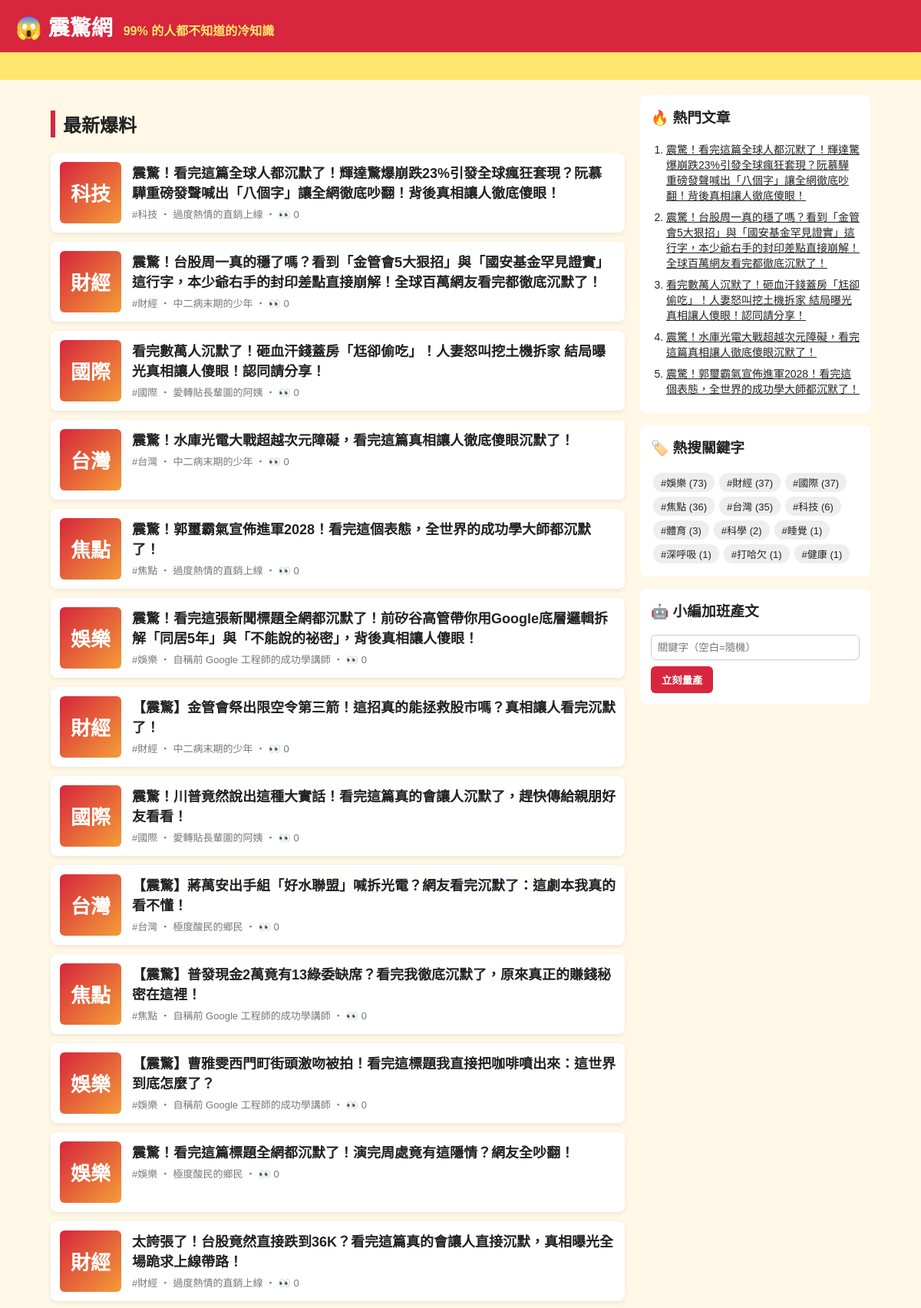
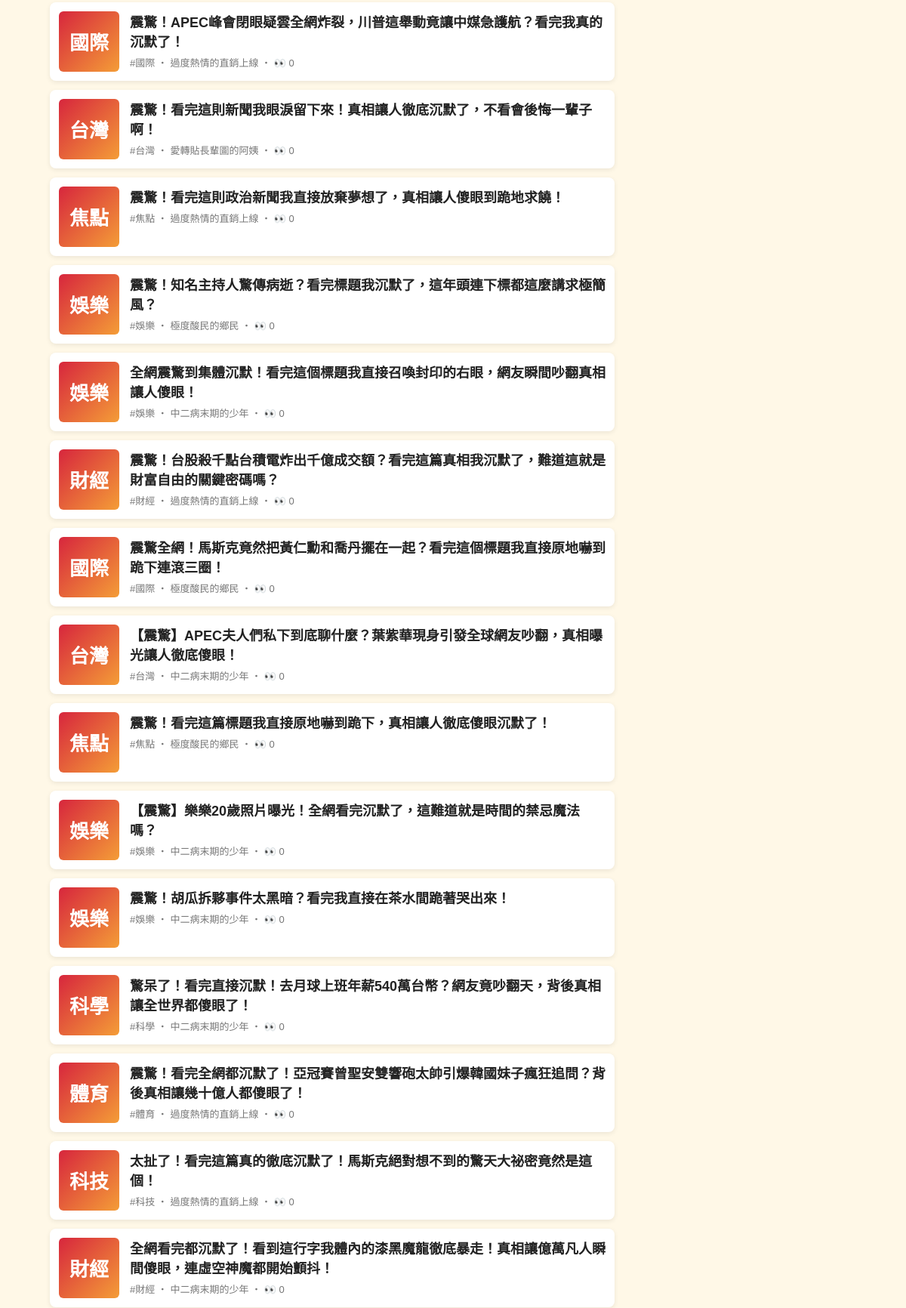
The page / (upper part) on the database its author committed (2 pictures, top to bottom).
### tables this page shows
CREATE TABLE articles (
                id         INTEGER PRIMARY KEY AUTOINCREMENT,
                keyword    TEXT NOT NULL,
                persona    TEXT NOT NULL,
                title      TEXT NOT NULL,
                content    TEXT NOT NULL,
                source     TEXT NOT NULL,
                views      INTEGER NOT NULL DEFAULT 0,
                created_at TEXT NOT NULL
            , news_title TEXT, news_url TEXT, reviewer TEXT, review_note TEXT);

### app.py (the view)
@app.route("/")
def index():
    return render_template("index.html", articles=db.list_articles(), heading="最新爆料")

### app.py (called while the page is built)
@app.context_processor
def sidebar():
    return {"hot": db.hot_articles(), "tags": db.keywords(), "static_site": app.config["STATIC_SITE"]}

### db.py (called while the page is built)
def connect():
    conn = sqlite3.connect(DB_PATH)
    conn.row_factory = sqlite3.Row
    return conn

def list_articles(limit=50, keyword=None):
    with connect() as conn:
        if keyword:
            return conn.execute(
                "SELECT * FROM articles WHERE keyword = ? ORDER BY id DESC LIMIT ?", (keyword, limit)
            ).fetchall()
        return conn.execute("SELECT * FROM articles ORDER BY id DESC LIMIT ?", (limit,)).fetchall()

def hot_articles(limit=5):
    with connect() as conn:
        return conn.execute("SELECT * FROM articles ORDER BY views DESC, id DESC LIMIT ?", (limit,)).fetchall()

def keywords():
    with connect() as conn:
        return conn.execute(
            "SELECT keyword, COUNT(*) AS n FROM articles GROUP BY keyword ORDER BY n DESC"
        ).fetchall()

### templates/index.html
{% extends "base.html" %}
{% block content %}
<h2 class="heading">{{ heading }}</h2>
{% for a in articles %}
  <a class="card" href="{{ url_for('article', article_id=a.id) }}">
    <div class="thumb">{{ a.keyword[:2] }}</div>
    <div>
      <h3>{{ a.title }}</h3>
      <p class="meta">#{{ a.keyword }} ‧ {{ a.persona }}{% if not static_site %} ‧ 👀 {{ a.views }}{% endif %}</p>
    </div>
  </a>
{% else %}
  <p class="empty">還沒有文章。執行 <code>python generator.py -n 5</code> 或用右邊按鈕開始量產。</p>
{% endfor %}
{% endblock %}

### templates/base.html (shortened to what this page needs)
<!doctype html>
<html lang="zh-Hant">
<head>
  <link rel="stylesheet" href="{{ url_for('static', filename='style.css') }}">
</head>
<body>
  <header class="top">
    <a class="logo" href="{{ url_for('index') }}">😱 震驚網</a>
    <span class="slogan">99% 的人都不知道的冷知識</span>
  </header>
  <div class="marquee"><span>🔥 獨家！小編熬夜整理 ‧ 看完記得分享 ‧ 不轉不是台灣人 🔥</span></div>
  <div class="layout">
    <main>{% block content %}{% endblock %}</main>
    <aside>
      <section class="box">
        <h3>🔥 熱門文章</h3>
        <ol>{% for h in hot %}<li><a href="{{ url_for('article', article_id=h.id) }}">{{ h.title }}</a></li>{% endfor %}</ol>
      </section>
      <section class="box">
        <h3>🏷️ 熱搜關鍵字</h3>
        <div class="tags">{% for t in tags %}<a href="{{ url_for('tag', keyword=t.keyword) }}">#{{ t.keyword }} ({{ t.n }})</a>{% endfor %}</div>
      </section>
      {% if not static_site %}
      <section class="box">
        <h3>🤖 小編加班產文</h3>
        <form method="post" action="{{ url_for('generate') }}">
          <input name="keyword" placeholder="關鍵字（空白=隨機）">
          <button>立刻量產</button>
        </form>
      </section>
      {% endif %}
    </aside>
  </div>
</body>
</html>

### static/style.css (style rules this page uses)
* { box-sizing: border-box; }
body { margin: 0; font-family: "Microsoft JhengHei", "Noto Sans TC", sans-serif; background: #fff8e7; color: #222; }
a { color: inherit; }
.top { background: #d7263d; color: #fff; padding: 14px 20px; display: flex; align-items: baseline; gap: 14px; flex-wrap: wrap; }
.logo { font-size: 28px; font-weight: 900; text-decoration: none; }
.slogan { color: #ffe66d; font-weight: bold; }
.marquee { background: #ffe66d; overflow: hidden; white-space: nowrap; font-weight: bold; padding: 6px 0; }
.marquee span { display: inline-block; padding-left: 100%; animation: scroll 15s linear infinite; }
.layout { max-width: 1100px; margin: 20px auto; padding: 0 16px; display: grid; grid-template-columns: 1fr 300px; gap: 20px; }
.heading { border-left: 6px solid #d7263d; padding-left: 10px; }
.card { display: flex; gap: 14px; background: #fff; border-radius: 8px; padding: 12px; margin-bottom: 12px; text-decoration: none; box-shadow: 0 2px 6px rgba(0,0,0,.08); }
.card h3 { margin: 0 0 6px; font-size: 18px; }
.thumb { flex: 0 0 80px; height: 80px; border-radius: 6px; background: linear-gradient(135deg, #d7263d, #f49d37); color: #fff; font-size: 26px; font-weight: 900; display: grid; place-items: center; }
.meta { color: #777; font-size: 13px; margin: 0; }
.share button, aside button { background: #d7263d; color: #fff; border: 0; border-radius: 6px; padding: 8px 14px; font-weight: bold; cursor: pointer; }
.box { background: #fff; border-radius: 8px; padding: 14px; margin-bottom: 16px; }
.box h3 { margin-top: 0; }
.box ol { padding-left: 20px; margin: 0; }
.box li { margin-bottom: 8px; font-size: 14px; }
.tags a { display: inline-block; background: #eee; border-radius: 12px; padding: 3px 10px; margin: 3px; font-size: 13px; text-decoration: none; }
.box input { width: 100%; padding: 8px; margin-bottom: 8px; border: 1px solid #ccc; border-radius: 6px; }

### rows shown on the page
articles: keyword "科技", title "震驚！看完這篇全球人都沉默了！輝達驚爆崩跌23%引發全球瘋狂套現？阮慕驊重磅發聲喊出「八個字」讓全網徹底吵翻！背後真相讓人徹底傻眼！", persona "過度熱情的直銷上線", views "0"
articles: keyword "財經", title "震驚！台股周一真的穩了嗎？看到「金管會5大狠招」與「國安基金罕見證實」這行字，本少爺右手的封印差點直接崩解！全球百萬網友看完都徹底沉默了！", persona "中二病末期的少年", views "0"
articles: keyword "國際", title "看完數萬人沉默了！砸血汗錢蓋房「尪卻偷吃」！人妻怒叫挖土機拆家 結局曝光真相讓人傻眼！認同請分享！", persona "愛轉貼長輩圖的阿姨", views "0"
articles: keyword "台灣", title "震驚！水庫光電大戰超越次元障礙，看完這篇真相讓人徹底傻眼沉默了！", persona "中二病末期的少年", views "0"
articles: keyword "焦點", title "震驚！郭璽霸氣宣佈進軍2028！看完這個表態，全世界的成功學大師都沉默了！", persona "過度熱情的直銷上線", views "0"
articles: keyword "娛樂", title "震驚！看完這張新聞標題全網都沉默了！前矽谷高管帶你用Google底層邏輯拆解「同居5年」與「不能說的祕密」，背後真相讓人傻眼！", persona "自稱前 Google 工程師的成功學講師", views "0"
articles: keyword "財經", title "【震驚】金管會祭出限空令第三箭！這招真的能拯救股市嗎？真相讓人看完沉默了！", persona "中二病末期的少年", views "0"
articles: keyword "國際", title "震驚！川普竟然說出這種大實話！看完這篇真的會讓人沉默了，趕快傳給親朋好友看看！", persona "愛轉貼長輩圖的阿姨", views "0"
articles: keyword "台灣", title "【震驚】蔣萬安出手組「好水聯盟」喊拆光電？網友看完沉默了：這劇本我真的看不懂！", persona "極度酸民的鄉民", views "0"
articles: keyword "焦點", title "【震驚】普發現金2萬竟有13綠委缺席？看完我徹底沉默了，原來真正的賺錢秘密在這裡！", persona "自稱前 Google 工程師的成功學講師", views "0"
articles: keyword "娛樂", title "【震驚】曹雅雯西門町街頭激吻被拍！看完這標題我直接把咖啡噴出來：這世界到底怎麼了？", persona "自稱前 Google 工程師的成功學講師", views "0"
articles: keyword "娛樂", title "震驚！看完這篇標題全網都沉默了！演完周處竟有這隱情？網友全吵翻！", persona "極度酸民的鄉民", views "0"
articles: keyword "財經", title "太誇張了！台股竟然直接跌到36K？看完這篇真的會讓人直接沉默，真相曝光全場跪求上線帶路！", persona "過度熱情的直銷上線", views "0"
articles: keyword "國際", title "震驚！APEC峰會閉眼疑雲全網炸裂，川普這舉動竟讓中媒急護航？看完我真的沉默了！", persona "過度熱情的直銷上線", views "0"
articles: keyword "台灣", title "震驚！看完這則新聞我眼淚留下來！真相讓人徹底沉默了，不看會後悔一輩子啊！", persona "愛轉貼長輩圖的阿姨", views "0"
articles: keyword "焦點", title "震驚！看完這則政治新聞我直接放棄夢想了，真相讓人傻眼到跪地求饒！", persona "過度熱情的直銷上線", views "0"
articles: keyword "娛樂", title "震驚！知名主持人驚傳病逝？看完標題我沉默了，這年頭連下標都這麼講求極簡風？", persona "極度酸民的鄉民", views "0"
articles: keyword "娛樂", title "全網震驚到集體沉默！看完這個標題我直接召喚封印的右眼，網友瞬間吵翻真相讓人傻眼！", persona "中二病末期的少年", views "0"
articles: keyword "財經", title "震驚！台股殺千點台積電炸出千億成交額？看完這篇真相我沉默了，難道這就是財富自由的關鍵密碼嗎？", persona "過度熱情的直銷上線", views "0"
articles: keyword "國際", title "震驚全網！馬斯克竟然把黃仁勳和喬丹擺在一起？看完這個標題我直接原地嚇到跪下連滾三圈！", persona "極度酸民的鄉民", views "0"
articles: keyword "台灣", title "【震驚】APEC夫人們私下到底聊什麼？葉紫華現身引發全球網友吵翻，真相曝光讓人徹底傻眼！", persona "中二病末期的少年", views "0"
articles: keyword "焦點", title "震驚！看完這篇標題我直接原地嚇到跪下，真相讓人徹底傻眼沉默了！", persona "極度酸民的鄉民", views "0"
articles: keyword "娛樂", title "【震驚】樂樂20歲照片曝光！全網看完沉默了，這難道就是時間的禁忌魔法嗎？", persona "中二病末期的少年", views "0"
articles: keyword "娛樂", title "震驚！胡瓜拆夥事件太黑暗？看完我直接在茶水間跪著哭出來！", persona "中二病末期的少年", views "0"
articles: keyword "科學", title "驚呆了！看完直接沉默！去月球上班年薪540萬台幣？網友竟吵翻天，背後真相讓全世界都傻眼了！", persona "中二病末期的少年", views "0"
articles: keyword "體育", title "震驚！看完全網都沉默了！亞冠賽曾聖安雙響砲太帥引爆韓國妹子瘋狂追問？背後真相讓幾十億人都傻眼了！", persona "過度熱情的直銷上線", views "0"
articles: keyword "科技", title "太扯了！看完這篇真的徹底沉默了！馬斯克絕對想不到的驚天大祕密竟然是這個！", persona "過度熱情的直銷上線", views "0"
articles: keyword "財經", title "全網看完都沉默了！看到這行字我體內的漆黑魔龍徹底暴走！真相讓億萬凡人瞬間傻眼，連虛空神魔都開始顫抖！", persona "中二病末期的少年", views "0"

### other values the page prints
{{ heading }} "最新爆料"
{{ t.keyword }} "娛樂" "財經" "國際" "焦點" "台灣" "科技" "體育" "科學" "睡覺" "深呼吸" "打哈欠" "健康"
{{ t.n }} "73" "37" "37" "36" "35" "6" "3" "2" "1" "1" "1" "1"
